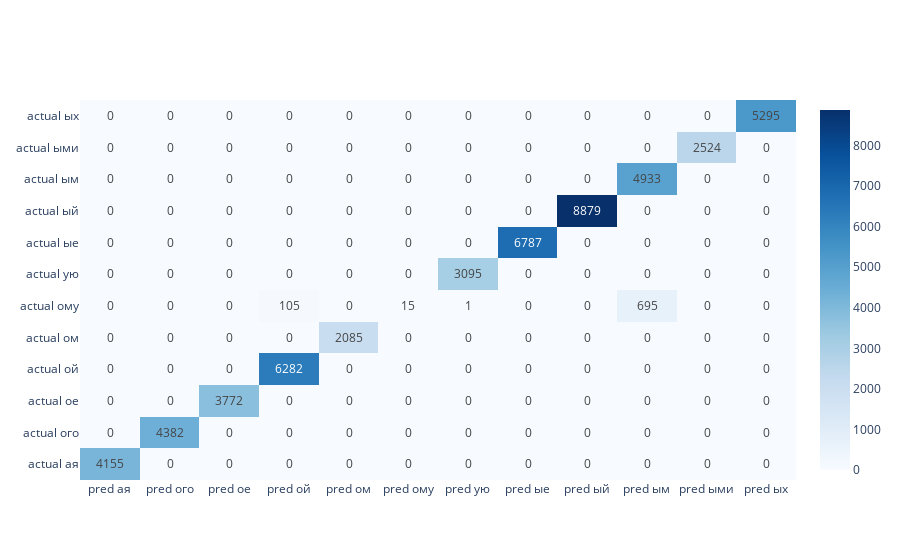
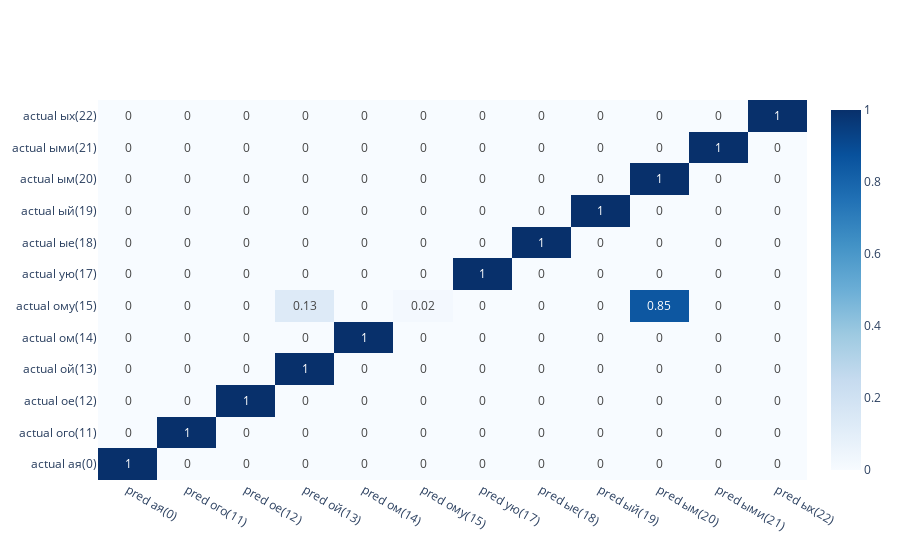

Here is the notebook cell these charts were saved with, in order:
### Markdown cell above
### SoftmaxLess

В документации сказано, что CrossEntropyLoss ожидает из сети ненормированные числа. Поэтому удалили softmax

### Code cell
tasks = get_tasks(bucket,
 'datasphere/agreementproject/job_info/job_agreementproject_18:32:21.476408.txt')

loader = S3TrainingLogsLoader(bucket, project_name)
metrics = loader.load_metrics(tasks)

unzipped_folder = (Loc.root_path /
                   'temp'/'training_results' /
                   f'{tasks[0]}.unzipped')
result_df = pd.read_parquet(unzipped_folder/'output'/'result_df.parquet')
y_true, y_pred = get_true_and_pred(result_df)

plot_metrics(metrics, tasks[0])
sorted_nums = sorted(list(y_true.unique()))
cm = pd.DataFrame(
    confusion_matrix(y_true, y_pred,
                        # normalize='true'
                     ).round(2),
    columns=[f'pred {ending_by_num[n]}' for n in sorted_nums],
    index=[f'actual {ending_by_num[n]}' for n in sorted_nums]
)
plot_cm(cm)
cm = pd.DataFrame(
    confusion_matrix(y_true, y_pred,
                        normalize='true'
                     ).round(2),
    columns=[f'pred {ending_by_num[n]}({n})' for n in sorted_nums],
    index=[f'actual {ending_by_num[n]}({n})' for n in sorted_nums]
)
plot_cm(cm)

### Figure 1 — Plotly figure (JSON) as saved in the notebook; plotly's stock layout.template omitted (floating-point values rounded to 4 significant figures; data arrays with more than 128 entries replaced by an {"elided": "..."} marker saying what was removed)
{"data": [{"colorscale": [[0, "rgb(247,251,255)"], [0.125, "rgb(222,235,247)"], [0.25, "rgb(198,219,239)"], [0.375, "rgb(158,202,225)"], [0.5, "rgb(107,174,214)"], [0.625, "rgb(66,146,198)"], [0.75, "rgb(33,113,181)"], [0.875, "rgb(8,81,156)"], [1, "rgb(8,48,107)"]], "text": {"elided": "12x12 int values"}, "texttemplate": "%{text}", "type": "heatmap", "x": ["pred ая", "pred ого", "pred ое", "pred ой", "pred ом", "pred ому", "pred ую", "pred ые", "pred ый", "pred ым", "pred ыми", "pred ых"], "y": ["actual ая", "actual ого", "actual ое", "actual ой", "actual ом", "actual ому", "actual ую", "actual ые", "actual ый", "actual ым", "actual ыми", "actual ых"], "z": {"elided": "12x12 int values"}}], "layout": {}}

### Figure 2 — Plotly figure (JSON) as saved in the notebook; plotly's stock layout.template omitted (floating-point values rounded to 4 significant figures; data arrays with more than 128 entries replaced by an {"elided": "..."} marker saying what was removed)
{"data": [{"colorscale": [[0, "rgb(247,251,255)"], [0.125, "rgb(222,235,247)"], [0.25, "rgb(198,219,239)"], [0.375, "rgb(158,202,225)"], [0.5, "rgb(107,174,214)"], [0.625, "rgb(66,146,198)"], [0.75, "rgb(33,113,181)"], [0.875, "rgb(8,81,156)"], [1, "rgb(8,48,107)"]], "text": {"elided": "12x12 float values"}, "texttemplate": "%{text}", "type": "heatmap", "x": ["pred ая(0)", "pred ого(11)", "pred ое(12)", "pred ой(13)", "pred ом(14)", "pred ому(15)", "pred ую(17)", "pred ые(18)", "pred ый(19)", "pred ым(20)", "pred ыми(21)", "pred ых(22)"], "y": ["actual ая(0)", "actual ого(11)", "actual ое(12)", "actual ой(13)", "actual ом(14)", "actual ому(15)", "actual ую(17)", "actual ые(18)", "actual ый(19)", "actual ым(20)", "actual ыми(21)", "actual ых(22)"], "z": {"elided": "12x12 float values"}}], "layout": {}}
